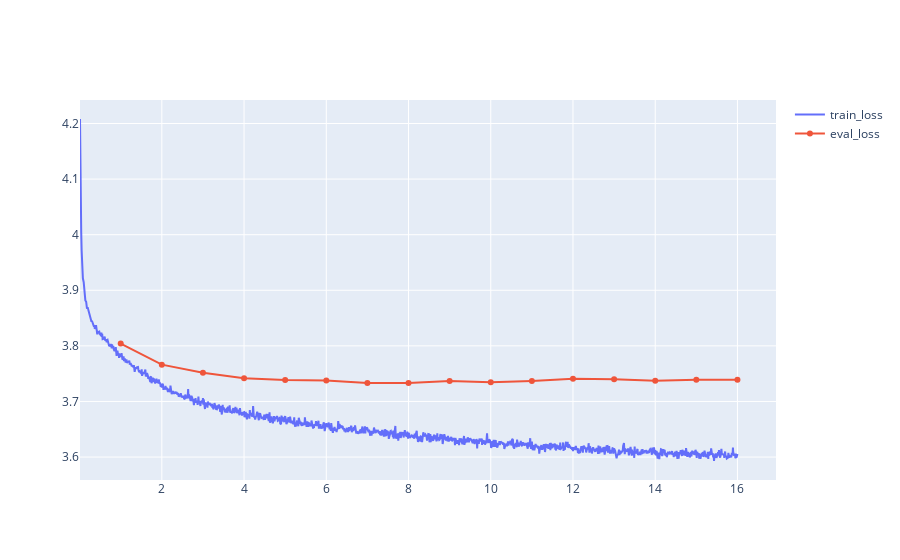

Source (notebook cell):
### Code cell
fig = micron.mimodels.GPT2.plot_losses(*losses).show()

### Figure 1 — Plotly figure (JSON) as saved in the notebook; plotly's stock layout.template omitted (floating-point values rounded to 4 significant figures; data arrays with more than 128 entries replaced by an {"elided": "..."} marker saying what was removed)
{"data": [{"name": "train_loss", "type": "scatter", "x": {"elided": "1333 float values"}, "y": {"elided": "1333 float values"}}, {"name": "eval_loss", "type": "scatter", "x": [1, 2, 3, 4, 5, 6, 7, 8, 9, 10, 11, 12, 13, 14, 15, 16], "y": [3.804, 3.766, 3.752, 3.742, 3.739, 3.737, 3.733, 3.733, 3.737, 3.734, 3.737, 3.741, 3.74, 3.737, 3.739, 3.739]}], "layout": {"autosize": true, "xaxis": {"autorange": true, "range": [0.01, 16.93], "type": "linear"}, "yaxis": {"autorange": true, "range": [3.559, 4.242], "type": "linear"}}}
